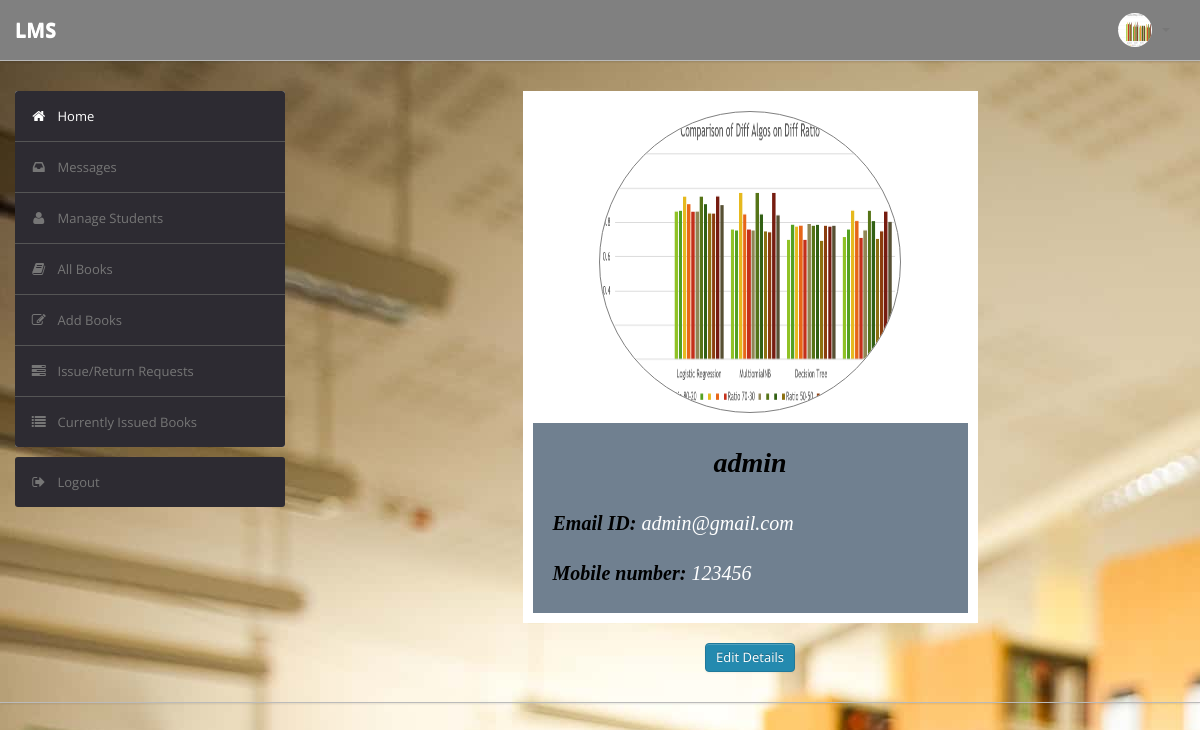
The page /admin/index.php (signed in) on the database its author committed.
### tables this page shows
CREATE TABLE `user` (
  `RollNo` varchar(50) NOT NULL,
  `Name` varchar(50) DEFAULT NULL,
  `Type` varchar(50) DEFAULT NULL,
  `Category` varchar(50) DEFAULT NULL,
  `EmailId` varchar(50) DEFAULT NULL,
  `MobNo` bigint(11) DEFAULT NULL,
  `Password` varchar(50) DEFAULT NULL,
  `image` varchar(255) NOT NULL
);

### admin/index.php (the view, shortened to what this page needs)
<?php include 'others/header.php';?>
<?php include 'others/topbar.php';?>
        <div class="wrapper">
            <div class="container">
                <div class="row">
                    <div class="span3">
                        <?php include 'others/sidebar.php'; ?>
                    </div>
                    <div class="span9">
                        <center>
                            <div class="card" style="width: 50%; padding: 10px;">
             <?php
$aid=$_SESSION['RollNo'];
     $sql = "SELECT * FROM LMS.user WHERE RollNo='$aid'";
      $result = mysqli_query($conn, $sql);
      $row = mysqli_fetch_assoc($result);
      ?>
        <form method="post" enctype="multipart/form-data" id="form">
        <div class="profile-pic-div">
           <img  src="<?php
           if($row['image']=='') {
            echo "../images/user.jpg";
           } else{
            echo $row['image'];
           }
       ?>" id="photo">
        </div>
    </form>
                                <div class="card-body">
                                <?php
                                $rollno = $_SESSION['RollNo'];
                                $sql="select * from LMS.user where RollNo='$rollno'";
                                $result=$conn->query($sql);
                                $row=$result->fetch_assoc();
                                $name=$row['Name'];
                                $email=$row['EmailId'];
                                $mobno=$row['MobNo'];
                                ?>
                                    <i>
                                    <h1 class="card-title"><center><?php echo $name ?></center></h1>
                                    <br>
                                    <p><b>Email ID: </b><?php echo $email ?></p>
                                    <br>
                                    <p><b>Mobile number: </b><?php echo $mobno ?></p>
                                </i>
                                </div>
                            </div>
                        <br>
                        <a href="edit_admin_details.php" class="btn btn-primary">Edit Details</a>
                        </center>
                    </div>
                </div>
            </div>
        </div>
<?php include 'others/footer.php'; ?>

### admin/others/topbar.php (shortened to what this page needs)
<div class="navbar navbar-fixed-top">
           <div class="navbar-inner" style="background: gray !important;">
               <div class="container">
                       <a class="brand" href="index.php" style="color:White;">LMS </a>
                   <div class="nav-collapse collapse navbar-inverse-collapse">
                       <ul class="nav pull-right">
                           <li class="nav-user dropdown"><a href="#" class="dropdown-toggle" data-toggle="dropdown">
                   <?php
                   $aid=$_SESSION['RollNo'];
                   $sql = "SELECT * FROM LMS.user WHERE RollNo='$aid'";
                    $result = mysqli_query($conn, $sql);
                      $row = mysqli_fetch_assoc($result);
                               ?>
                               <img style="background: white;"  src="<?php
                                   if($row['image']=='') {
                                    echo "images/user.jpg";
                                   } else{
                                    echo $row['image'];
                                   }
                               ?>" class="nav-avatar">
                               <b class="caret"></b></a>
                           </li>
                       </ul>
                   </div>
               </div>
           </div>
       </div>

### admin/css/theme.css (style rules this page uses)
.profile-pic-div { height: 300px; width: 300px; border-radius: 50%; overflow: hidden; border: 1px solid grey; margin: 10px 0px !important; }
#photo { height: 100%; width: 100%; }
body { font-size: 13px; font-family: 'Open Sans', Arial, sans-serif; background: url(../../images/lib.jpg) #eee; color: #777 }
h1, h2, h3, h4, h5, h6 { color: #333; margin-top: 0 }
h1 { font-size: 28px }
strong, b { color: #555 }
.wrapper { border-bottom: 1px solid #bbb; -webkit-box-shadow: 0 1px 2px rgba(0,0,0,0.1); -moz-box-shadow: 0 1px 2px rgba(0,0,0,0.1); box-shadow: 0 1px 2px rgba(0,0,0,0.1); padding: 30px 0 }
form { margin: 0 }
.navbar { position: static!important; margin: 0!important }
.navbar .navbar-inner { background: #fff; border-bottom: 1px solid #bbb; -webkit-box-shadow: 0 1px 2px rgba(0,0,0,0.15); -moz-box-shadow: 0 1px 2px rgba(0,0,0,0.15); box-shadow: 0 1px 2px rgba(0,0,0,0.15) }
.navbar .brand { color: #333; font-weight: bold; font-size: 20px; margin-right: 20px; padding: 20px }
.navbar .nav>li>a { padding: 20px 15px; font-weight: bold; color: #777 }
.nav-user>a { height: 20px }
.nav-avatar { width: 34px; height: 34px; margin: -7px 5px 0 0; -webkit-border-radius: 50%; -moz-border-radius: 50%; border-radius: 50% }
.btn, .btn-box { -webkit-border-radius: 3px; -moz-border-radius: 3px; border-radius: 3px }
.btn { font-size: 13px; font-weight: 600 }
.btn { display: inline-block; margin-bottom: 0; font-weight: 400; text-align: center; vertical-align: middle; cursor: pointer; background-image: none; border: 1px solid transparent; white-space: nowrap; padding: 4px 10px; font-size: 13px; line-height: 1.42857; border-radius: 4px; -webkit-user-select: none; -moz-user-select: none; -ms-user-select: none; user-select: none }
.btn-primary { color: #fff; background-color: #248aaf; border-color: #20799a }
.card { border: 2px; font-family: "Times New Roman", Times, serif; background: rgb(255, 255, 255); }
.card-body { padding: 20px; background: rgb(112, 128, 144); text-align: left; color: rgb(255, 255, 255); }
.card-body p { font-size: 20px; }
.card-body h1 { color: rgb(0, 0, 0); }
.card-body b { color: rgb(0, 0 , 0); }

### rows shown on the page
user: image (picture), Name "admin", EmailId "admin@gmail.com", MobNo "123456"
